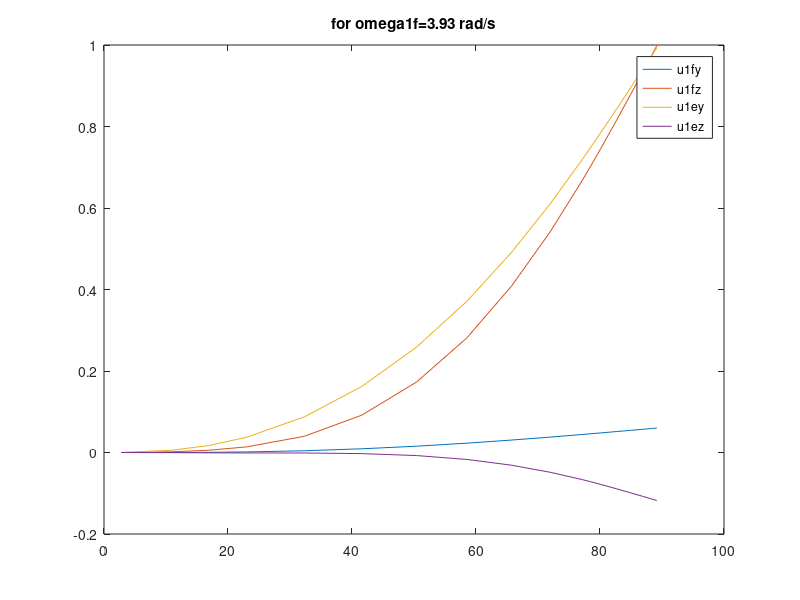

Write MATLAB code to recreate this figure.
clear all;
close all;
clc;
%% load the txt file
fid = fopen('modeshapes.txt','r');
ignoreFirst = fgetl(fid);
ignoreSecond = fgetl(fid);

% TODO initialize the modes (18,1) << shape
flag = true;
ii = 1;
while flag
    current_line = fgetl(fid);
    ca = regexp( current_line, '\s+', 'split');
    [r(ii,1), u1fy(ii,1), u1fz(ii,1),u1ey(ii,1), u1ez(ii,1) , u2fy(ii,1) ,...
        u2fz(ii,1), m(ii,1)]  = deal(str2double(ca{1}),str2double(ca{2}),str2double(ca{3}),...
        str2double(ca{4}), str2double(ca{5}), str2double(ca{6}), ...
        str2double(ca{7}), str2double(ca{8}) );
    ii = ii + 1;
    if ii == 19
        flag = false;
    end
       
end

%% compute mass matrix
MM = zeros(3);
omega1f =3.93; % rad/s
omega1e= 6.10 ; %rad/s 
omega2f= 11.28 ; % rad/s
% start calculating first column of M
MM(1,1) = trapz(r, u1fy .* m .* u1fy) + trapz(r, u1fz .* m .* u1fz) ; 
MM(2,1) = trapz(r, u1ey .* m .* u1fy) + trapz(r, u1ez .* m .* u1fz) ; % unit disp.DOF 2 (u1ey) * unit acc.DOF1(m .* u1fy) + same with z  
MM(3,1) = trapz(r, u2fy .* m .* u1fy) + trapz(r, u2fz .* m .* u1fz) ;

% 2nd column
MM(1,2) = trapz(r, u1fy .* m .* u1ey) + trapz(r, u1fz .* m .* u1ez) ;
MM(2,2) = trapz(r, u1ey .* m .* u1ey) + trapz(r, u1ez .* m .* u1ez) ;
MM(3,2) = trapz(r, u2fy .* m .* u1ey) + trapz(r, u2fz .* m .* u1ez) ;

% 3rd column
MM(1,3) = trapz(r, u1fy .* m .* u2fy) + trapz(r, u1fz .* m .* u2fz) ;
MM(2,3) = trapz(r, u1ey .* m .* u2fy) + trapz(r, u1ez .* m .* u2fz) ;
MM(3,3) = trapz(r, u2fy .* m .* u2fy) + trapz(r, u2fz .* m .* u2fz) ;

% The zero elements are not general, but only due to the choice of mode
% shapes as eigenmodes having an orthogonality constraint.
% The diagonal terms in this mass matrix are sometimes called the
% generalized masses

% Calculate Generalize Force
pn = zeros(1,18);
pt = zeros(1,18);
GF = zeros(3,1);
% convert the modes from Blade Sys to Rotor system
% GF(1) = trapz(r, pt .* (u1fz * sin(pitch) + u1fy * cos(pitch))) + ...
%     trapz( r, pt .* (u1fz * cos(pitch) - u1fy * sin(pitch)));
% GF(2) = trapz(r, pt .* (u1ez * sin(pitch) + u1ey * cos(pitch))) + ...
%     trapz( r, pt .* (u1ez * cos(pitch) - u1ey * sin(pitch)));
% GF(3) = trapz(r, pt .* (u2fz * sin(pitch) + u2fy * cos(pitch))) + ...
%     trapz( r, pt .* (u2fz * cos(pitch) - u2fy * sin(pitch)));

%% Plot some modes 

plot(r,u1fy, r,u1fz,r,u1ey, r,u1ez)

%title('Flapwise for omega1f=3.93 rad/s')

legend('u1fy  ','u1fz','u1ey ','u1ez')
title('for omega1f=3.93 rad/s')
%title('Edgewise for omega1f=6.10 rad/s')

%%

M_nac = 446000; % kg
k_tow = 1.7*10^6;  % tower_stiff
pitch = 0;
cone  = 0;

M5dof = zeros(5);

% Column 1
M5dof(1,1) = 3*trapz(r, m) + M_nac; % NOTE 3 blades or just for 1? Why?
M5dof(2,1) = 0; % intertia load is perpendicular to rotor, and DOF 2 (theta) is in the rotor plane
u1fz_R = u1fy * sin(pitch) + u1fz * cos(pitch) ; 
u1ez_R = u1ey * sin(pitch) + u1ez * cos(pitch) ;
u2fz_R = u2fy * sin(pitch) + u2fz * cos(pitch) ;
M5dof(3,1) = trapz(r, u1fz_R .* m * 1); % unit disp.DOF 3 (u1fz)  * unit acc.DOF1 (m *1), notice just acc in Z ax.
M5dof(4,1) = trapz(r, u1ez_R .* m * 1);
M5dof(5,1) = trapz(r, u2fz_R .* m * 1);
% Column 2
M5dof(1,2) = 0; % acc. (Y dir) is perp. to displacment in DOF 1 (in Z)
M5dof(2,2) = 3*trapz(r, m .* r.^2 .* cos(cone)) + M_nac;% FIXME Should the M_nac be included? WHy? The whole system must be consider for a displacement in DOF 2 (theta)
M5dof(3,2) = trapz(r, m .* r * cos(cone) .* u1fy);
M5dof(4,2) = trapz(r, m .* r * cos(cone) .* u1ey);
M5dof(5,2) = trapz(r, m .* r * cos(cone) .* u2fy);
% Column 3
M5dof(1,3) = M5dof(3,1);
M5dof(2,3) = M5dof(3,2);
M5dof(3,3) = trapz(r, m .* u1fy .* u1fy + m .* u1fz .* u1fz);
M5dof(4,3) = 0;
M5dof(5,3) = 0;
% Column 4
M5dof(1,4) =  M5dof(4,1);
M5dof(2,4) = M5dof(4,2);
M5dof(3,4) = 0;
M5dof(4,4) = trapz(r, m .* u1ey .* u1ey + m .* u1ez .* u1ez);
M5dof(5,4) = 0;
% Column 5
M5dof(1,5) =  M5dof(5,1);
M5dof(2,5) = M5dof(5,2);
M5dof(3,5) = 0;
M5dof(4,5) = 0;
M5dof(5,5) = trapz(r, m .* u2fy .* u2fy + m .* u2fz .* u2fz);

K5_dof = zeros(5);
K5_dof(1,1) = k_tow;
K5_dof(3,3) = omega1f^2 * M5dof(3,3);
K5_dof(4,4) = omega1e^2 * M5dof(4,4);
K5_dof(5,5) = omega2f^2 * M5dof(5,5);